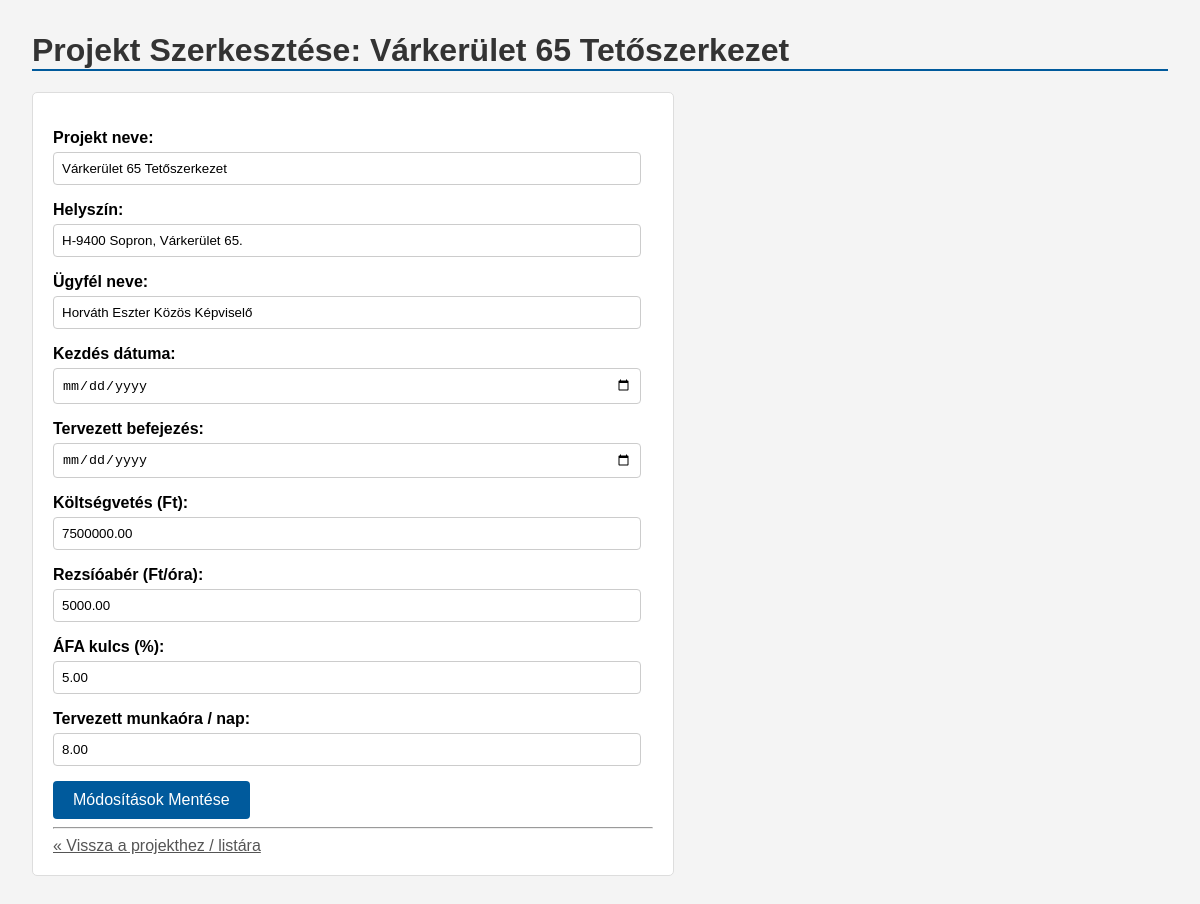
/project/2/edit/, run on the app's committed database.
### projects/models.py (models this page shows, shortened)
class Project(models.Model):
    STATUS_CHOICES = [
        ('TERVEZES', 'Tervezés alatt'), ('FOLYAMATBAN', 'Folyamatban'), ('BEFEJEZETT', 'Befejezett'),
        ('LEZART', 'Lezárt (Pénzügyileg is)'), ('TORLES_KERELEM', 'Törlés Kérelmezve'),
    ]
    name = models.CharField(max_length=200, verbose_name="Projekt neve")
    location = models.CharField(max_length=255, verbose_name="Helyszín (cím)")
    client = models.CharField(max_length=150, verbose_name="Ügyfél neve", blank=True)
    start_date = models.DateField(verbose_name="Kezdés dátuma", null=True, blank=True)
    end_date = models.DateField(verbose_name="Tervezett befejezés", null=True, blank=True)
    status = models.CharField(max_length=20, choices=STATUS_CHOICES, default='TERVEZES', verbose_name="Státusz")
    budget = models.DecimalField(max_digits=12, decimal_places=2, verbose_name="Költségvetés (Ft)", null=True,
                                 blank=True)
    hourly_rate = models.DecimalField(max_digits=10, decimal_places=2, verbose_name="Rezsíóabér (Ft/óra)", default=5000)
    vat_rate = models.DecimalField(max_digits=5, decimal_places=2, verbose_name="ÁFA kulcs (%)", default=27.00)
    hours_per_day = models.DecimalField(max_digits=4, decimal_places=2, verbose_name="Tervezett munkaóra / nap",
                                        default=8.00)
    class Meta:
        verbose_name = "Projekt"
        verbose_name_plural = "Projektek"

### projects/views.py (the view)
# urls.py: path('project/<int:pk>/edit/', views.project_update, name='project-update'),
def project_update(request, pk):
    project_to_edit = get_object_or_404(Project, id=pk)
    if request.method == 'POST':
        form = ProjectForm(request.POST, instance=project_to_edit)
        if form.is_valid():
            recalculate_dij = False
            if 'hourly_rate' in form.changed_data: recalculate_dij = True; new_rate = form.cleaned_data['hourly_rate']
            form.save()
            if recalculate_dij:
                project_to_edit.tetelsorok.update(dij_egysegre_sajat = new_rate * F('normaido'))
                project_to_edit.tetelsorok.update(dij_egysegre_alv = Decimal(0))
                project_to_edit.tetelsorok.update(sajat_munkadij_osszesen = F('mennyiseg') * F('dij_egysegre_sajat'))
                project_to_edit.tetelsorok.update(alv_munkadij_osszesen = F('mennyiseg') * F('dij_egysegre_alv'))
            return redirect('project-detail', pk=project_to_edit.id)
    else: form = ProjectForm(instance=project_to_edit)
    context = {'form': form, 'project': project_to_edit}; return render(request, 'projects/project_form.html', context)

### projects/forms.py
class ProjectForm(forms.ModelForm):
    class Meta:
        model = Project
        fields = ['name', 'location', 'client', 'start_date', 'end_date', 'budget', 'hourly_rate', 'vat_rate', 'hours_per_day']
        labels = {'name': 'Projekt neve', 'location': 'Helyszín', 'client': 'Ügyfél neve', 'start_date': 'Kezdés dátuma', 'end_date': 'Tervezett befejezés', 'budget': 'Költségvetés (Ft)', 'hourly_rate': 'Rezsíóabér (Ft/óra)', 'vat_rate': 'ÁFA kulcs (%)', 'hours_per_day': 'Tervezett munkaóra / nap'}
        widgets = {'start_date': forms.DateInput(attrs={'type': 'date'}), 'end_date': forms.DateInput(attrs={'type': 'date'})}

### projects/templates/projects/project_form.html (shortened to what this page needs)
<!DOCTYPE html>
<html lang="hu">
<head>
</head>
<body>
    <h1>
        {% if project %}Projekt Szerkesztése: {{ project.name }}{% else %}Új Projekt Felvitele{% endif %}
    </h1>
    <div class="container">
        <form method="POST">
            {{ form.as_p }}
            <button type="submit">
                {% if project %}Módosítások Mentése{% else %}Projekt Mentése{% endif %}
            </button>
        </form>
        <hr>
        <a href="{% if project %}{% url 'project-detail' project.id %}{% else %}{% url 'project-list' %}{% endif %}"
           style="color: #555;">&laquo; Vissza a projekthez / listára</a>
    </div>
</body>
</html>

### projects/templates/projects/project_form.html (style rules this page uses)
body { font-family: sans-serif; margin: 2em; background-color: #f4f4f4; }
.container { background-color: #fff; border: 1px solid #ddd; border-radius: 5px; padding: 20px; max-width: 600px; }
h1 { color: #333; border-bottom: 2px solid #005a9c; }
form p { margin-bottom: 15px; }
form label { display: block; font-weight: bold; margin-bottom: 5px; }
form input[type="text"], form input[type="date"], form input[type="number"], form input[type="email"] { width: 95%; padding: 8px; border: 1px solid #ccc; border-radius: 4px; }
button { background-color: #005a9c; color: white; padding: 10px 20px; border: none; border-radius: 4px; cursor: pointer; font-size: 1em; }

### data on the page
Project: name "Várkerület 65 Tetőszerkezet", location "H-9400 Sopron, Várkerület 65.", client "Horváth Eszter Közös Képviselő", budget "7500000.00", hourly_rate "5000.00", vat_rate "5.00", hours_per_day "8.00"
